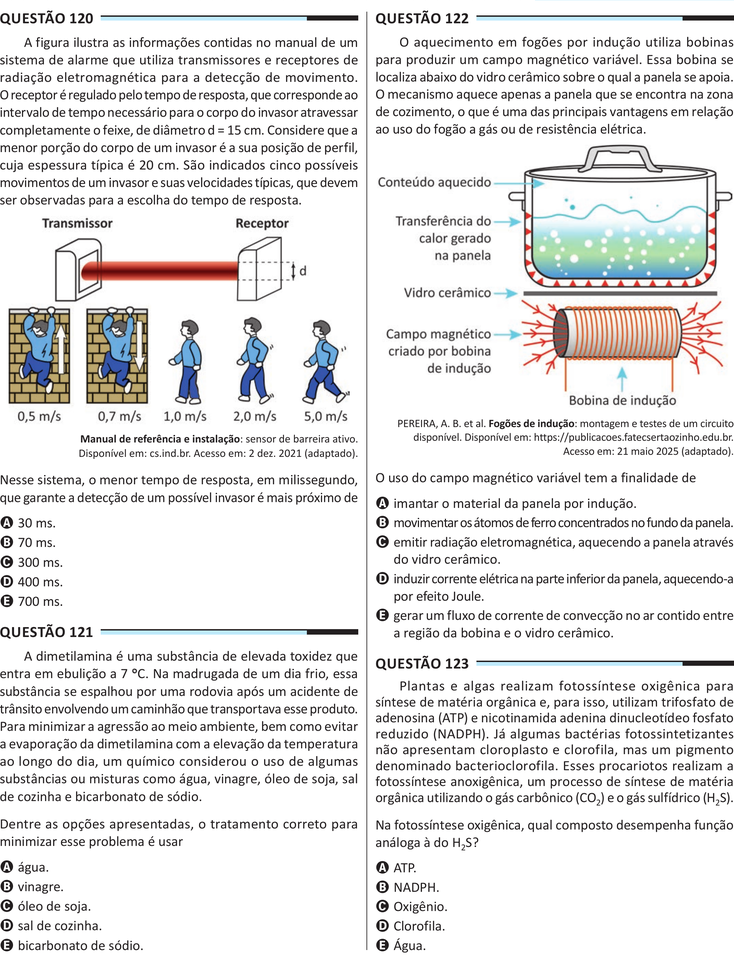
#> input picture 3Passo-DividirAoMeioPaginasSemBordas/sem-bordas-externas/pagina_enem_10.png, 734 x 961 px, shrunk from 2143 x 2806 before the run; its folder holds only this picture in this run
$ python cortar-meio.py
#> lines starting #> are read from the running program, lines starting #| are printed output that depends on the picture
"""
Propósito: Cortar as imagens de colunas ao meio. As imagens já estão sem as bordas externas, agora só cortar ao meio
Autor: Alexandre Nassar de Peder
Criação: 02/10/2025
Atualização: 03/06/2026

OBS1: puxe a pasta "sem-bordas-externas" do passo 2 para esta pasta do passo 3

OBS2: pode ter páginas inteiras e páginas com coluas. Crie uma pasta chamada "inteiras", retire as imagens inteiras e coloque-as nessa pasta

OBS3: observe também se as páginas do seu caderno mantém a mesma altura, tem cadernos que têm duas colunas mas não são exatamente cortadas na metade... se isso acontecer, você vai ter que tratar essas páginas de forma diferente

OBS4: este código vai criar uma pasta de saída chamada "divididas-com-bordas-do-meio", vai cortar ao meio (ver linha 35) as páginas que são colunas e salvar as imagens cortadas nessa pasta criada

OBS5: execute este código. Ao cortar as colunas ao meio, vai gerar uma bordinha interna

OBS6: as imagens vão receber um novo nome, com o sufixo "_esquerda" ou "_direita" para indicar a coluna
"""

from PIL import Image
import os

pasta_imagens = "sem-bordas-externas"
pasta_saida = "divididas-com-bordas-do-meio"

os.makedirs(pasta_saida, exist_ok=True)

for nome_arquivo in os.listdir(pasta_imagens):
    if nome_arquivo.lower().endswith('.png'):
        caminho_entrada = os.path.join(pasta_imagens, nome_arquivo)
        imagem = Image.open(caminho_entrada)
#> imagem is the input picture: PIL image 734x961 RGB; mean R, G, B 229.7, 229.2, 229

        largura, altura = imagem.size
#> largura = 734; altura = 961

        metade_largura = largura // 2
#> metade_largura = 367

        caixa_esquerda = (0, 0, metade_largura, altura)
#> caixa_esquerda = (0, 0, 367, 961)
        imagem_esquerda = imagem.crop(caixa_esquerda)
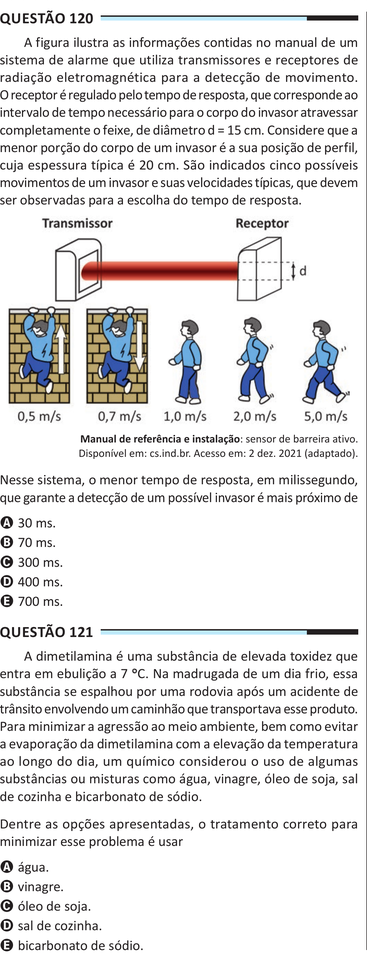
#> imagem_esquerda: PIL image 367x961 RGB; mean R, G, B 228.9, 228.2, 228.4

        caixa_direita = (metade_largura, 0, largura, altura)
#> caixa_direita = (367, 0, 734, 961)
        imagem_direita = imagem.crop(caixa_direita)
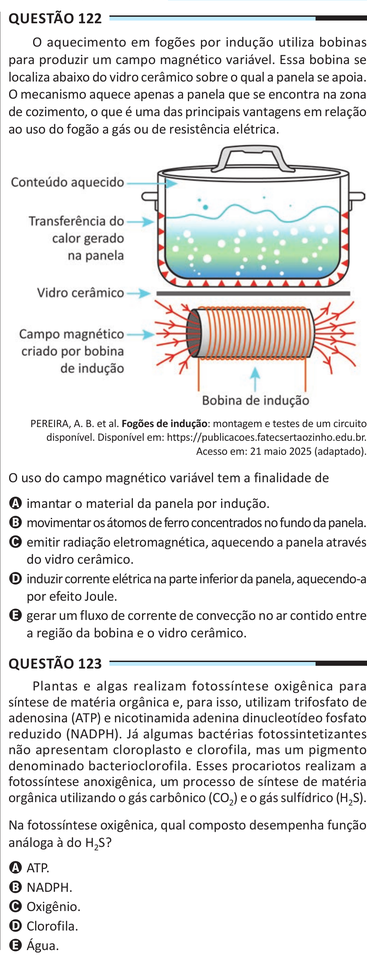
#> imagem_direita: PIL image 367x961 RGB; mean R, G, B 230.5, 230.2, 229.6

        nome_base, extensao = os.path.splitext(nome_arquivo)

        caminho_esquerda = os.path.join(pasta_saida, f"{nome_base}_esquerda{extensao}")
        caminho_direita = os.path.join(pasta_saida, f"{nome_base}_direita{extensao}")

        imagem_esquerda.save(caminho_esquerda)
        imagem_direita.save(caminho_direita)

print("Divisão das imagens ao meio concluída.")

$ run again, on 3Passo-DividirAoMeioPaginasSemBordas/sem-bordas-externas/pagina_enem_14.png
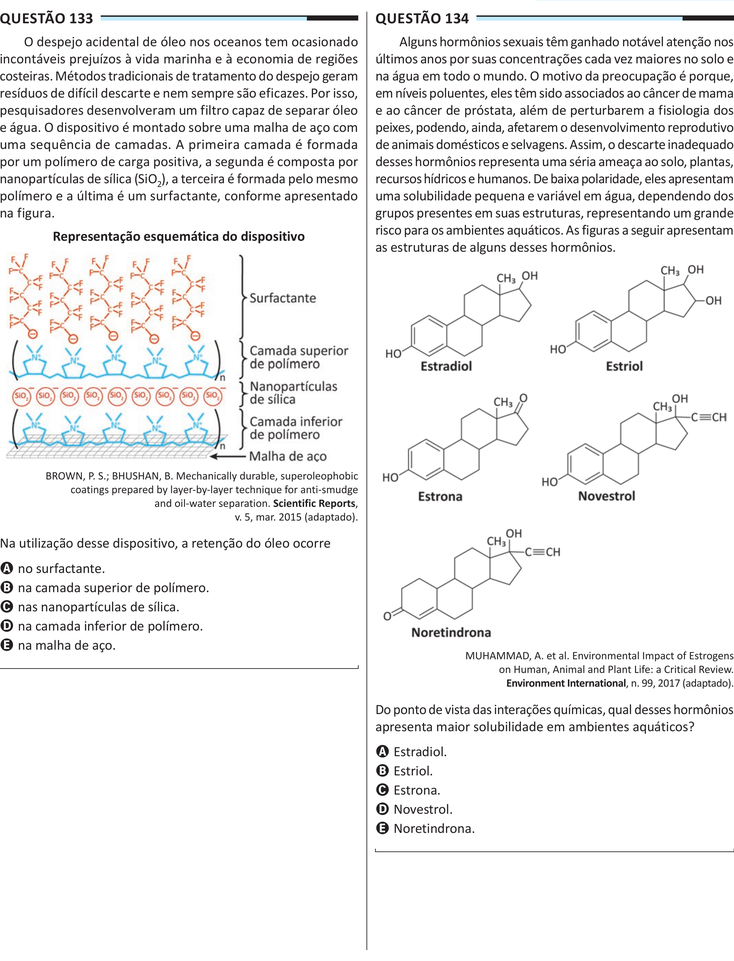
#> input picture 3Passo-DividirAoMeioPaginasSemBordas/sem-bordas-externas/pagina_enem_14.png, 734 x 961 px, shrunk from 2143 x 2806 before the run
#> imagem is the input picture: PIL image 734x961 RGB; mean R, G, B 240.2, 240, 240
#> `imagem_esquerda = imagem.crop(caixa_esquerda)`:
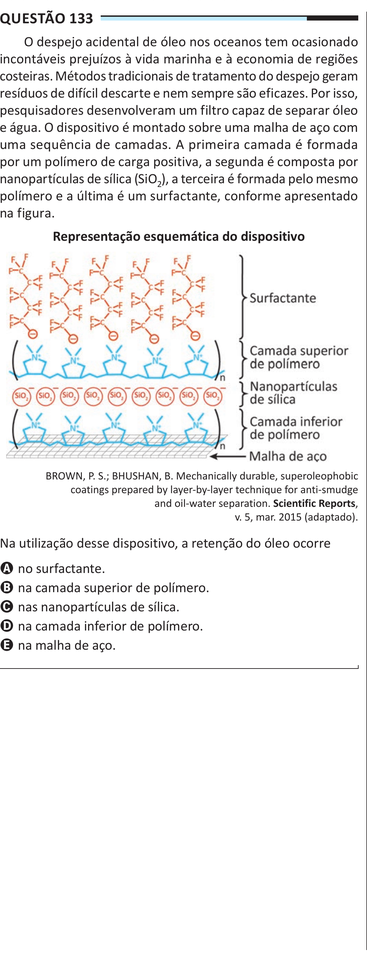
#> imagem_esquerda: PIL image 367x961 RGB; mean R, G, B 240, 239.7, 239.6
#> `imagem_direita = imagem.crop(caixa_direita)`:
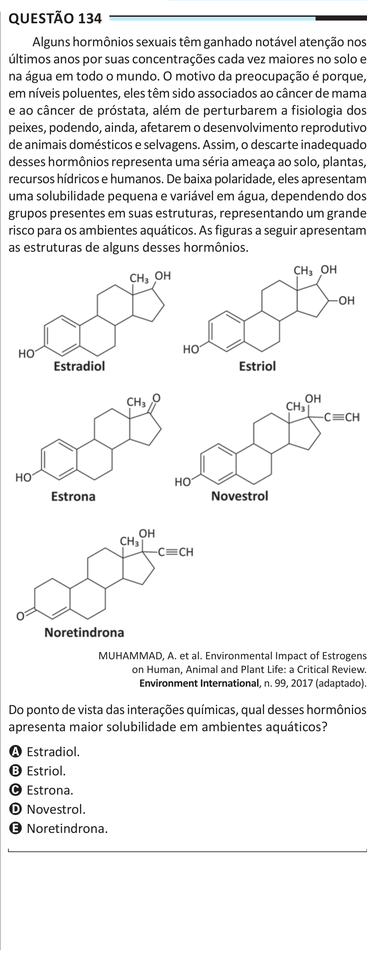
#> imagem_direita: PIL image 367x961 RGB; mean R, G, B 240.5, 240.3, 240.4

$ run again, on 3Passo-DividirAoMeioPaginasSemBordas/sem-bordas-externas/pagina_enem_15.png
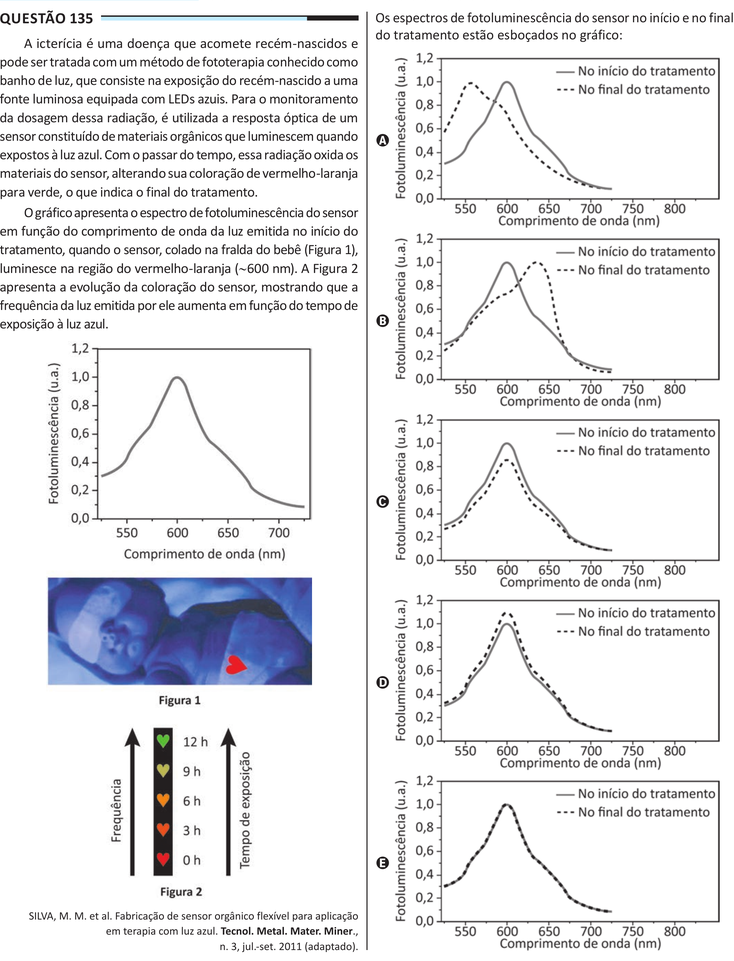
#> input picture 3Passo-DividirAoMeioPaginasSemBordas/sem-bordas-externas/pagina_enem_15.png, 734 x 961 px, shrunk from 2143 x 2806 before the run
#> imagem is the input picture: PIL image 734x961 RGB; mean R, G, B 232.3, 232.7, 235.4
#> `imagem_esquerda = imagem.crop(caixa_esquerda)`:
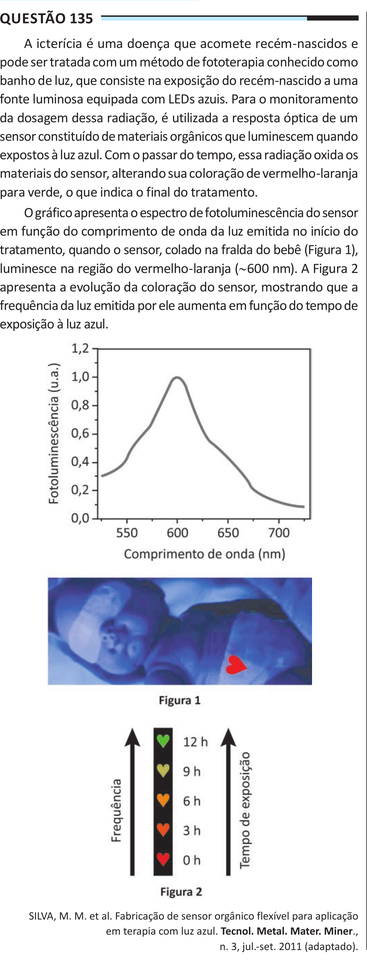
#> imagem_esquerda: PIL image 367x961 RGB; mean R, G, B 224.3, 225.4, 230.7
#> `imagem_direita = imagem.crop(caixa_direita)`:
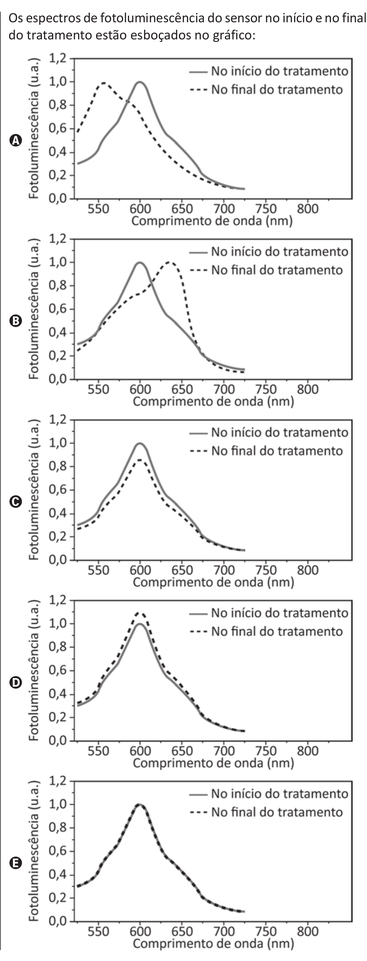
#> imagem_direita: PIL image 367x961 RGB; mean R, G, B 240.3, 240.1, 240.1

$ run again, on 3Passo-DividirAoMeioPaginasSemBordas/sem-bordas-externas/pagina_enem_16.png
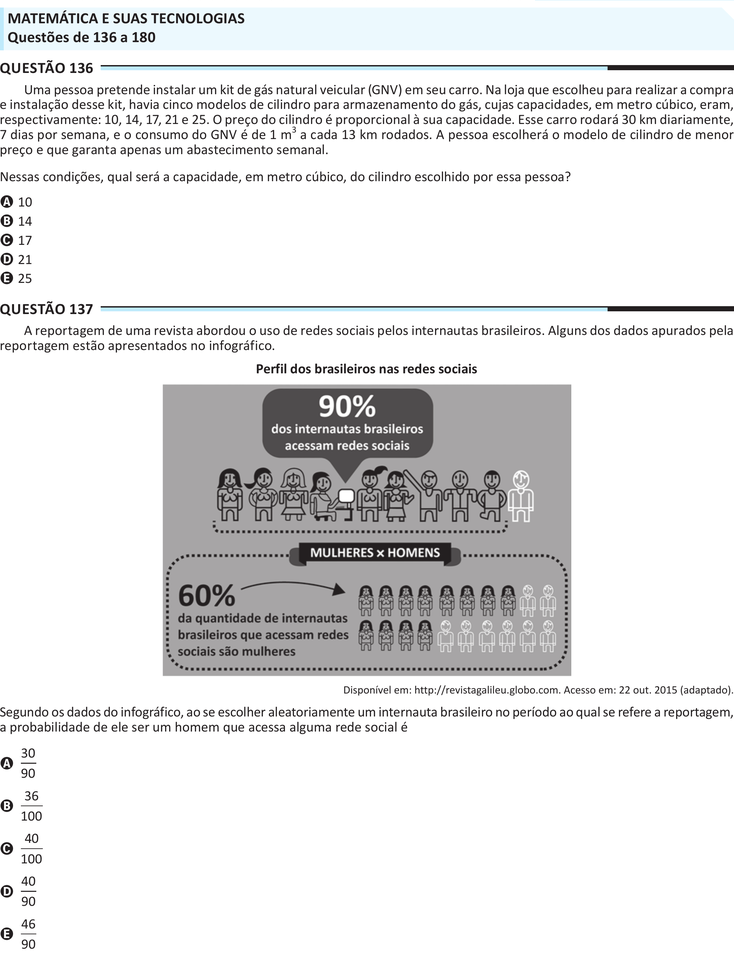
#> input picture 3Passo-DividirAoMeioPaginasSemBordas/sem-bordas-externas/pagina_enem_16.png, 734 x 961 px, shrunk from 2143 x 2806 before the run
#> imagem is the input picture: PIL image 734x961 RGB; mean R, G, B 228, 228.3, 228.8
#> `imagem_esquerda = imagem.crop(caixa_esquerda)`:
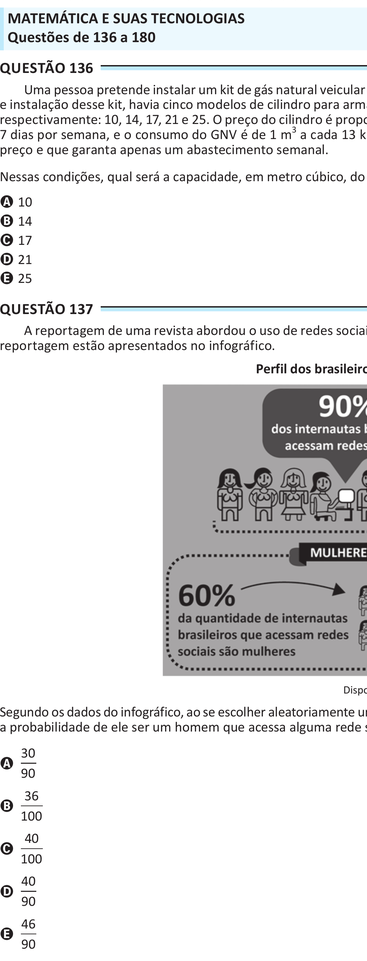
#> imagem_esquerda: PIL image 367x961 RGB; mean R, G, B 226, 226.2, 226.7
#> `imagem_direita = imagem.crop(caixa_direita)`:
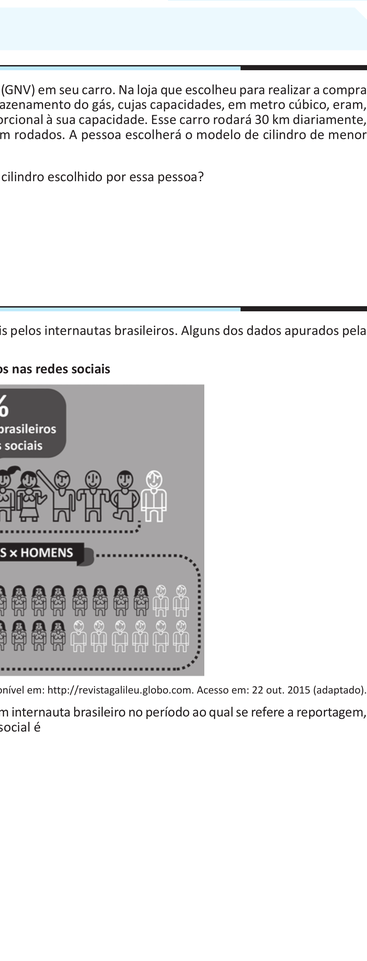
#> imagem_direita: PIL image 367x961 RGB; mean R, G, B 230.1, 230.4, 230.9

$ run again, on 3Passo-DividirAoMeioPaginasSemBordas/sem-bordas-externas/pagina_enem_11.png
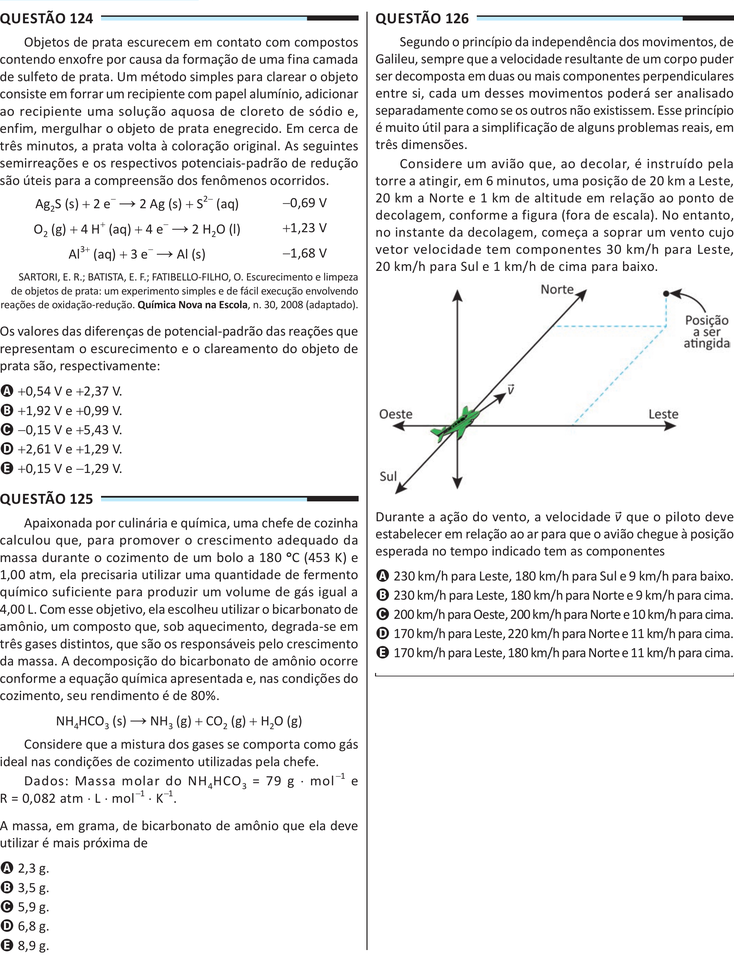
#> input picture 3Passo-DividirAoMeioPaginasSemBordas/sem-bordas-externas/pagina_enem_11.png, 734 x 961 px, shrunk from 2143 x 2806 before the run
#> imagem is the input picture: PIL image 734x961 RGB; mean R, G, B 236.2, 236.1, 236.2
#> `imagem_esquerda = imagem.crop(caixa_esquerda)`:
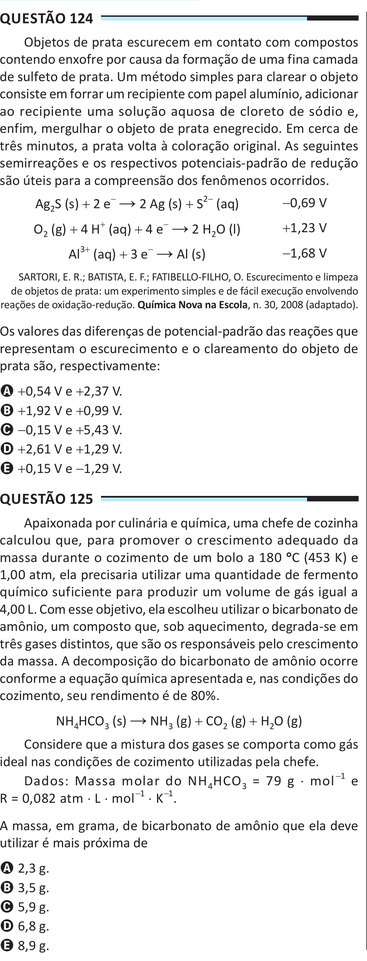
#> imagem_esquerda: PIL image 367x961 RGB; mean R, G, B 233.1, 232.9, 233.1
#> `imagem_direita = imagem.crop(caixa_direita)`:
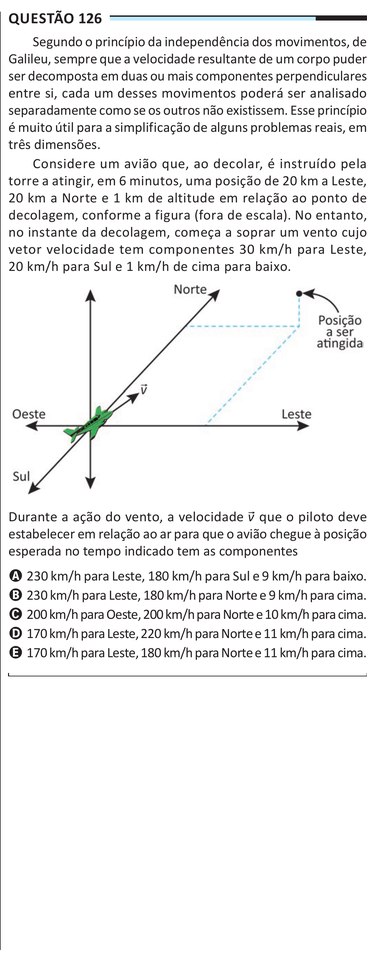
#> imagem_direita: PIL image 367x961 RGB; mean R, G, B 239.4, 239.3, 239.4
